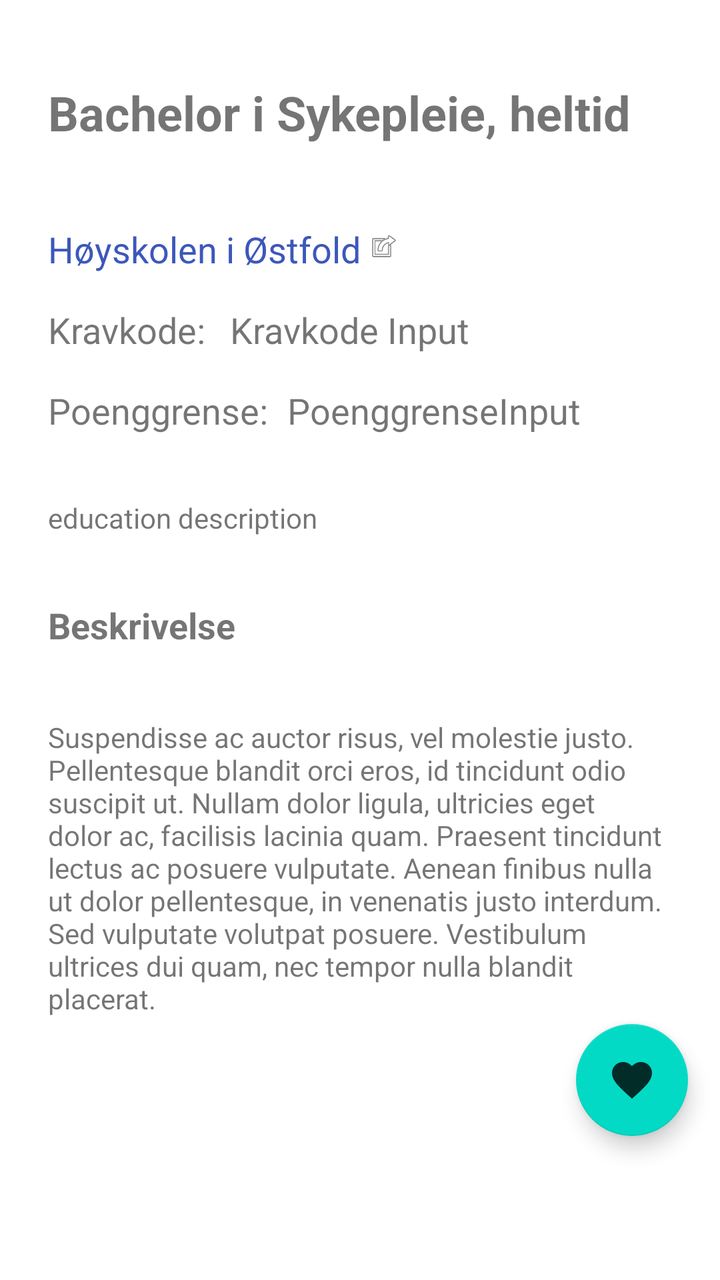
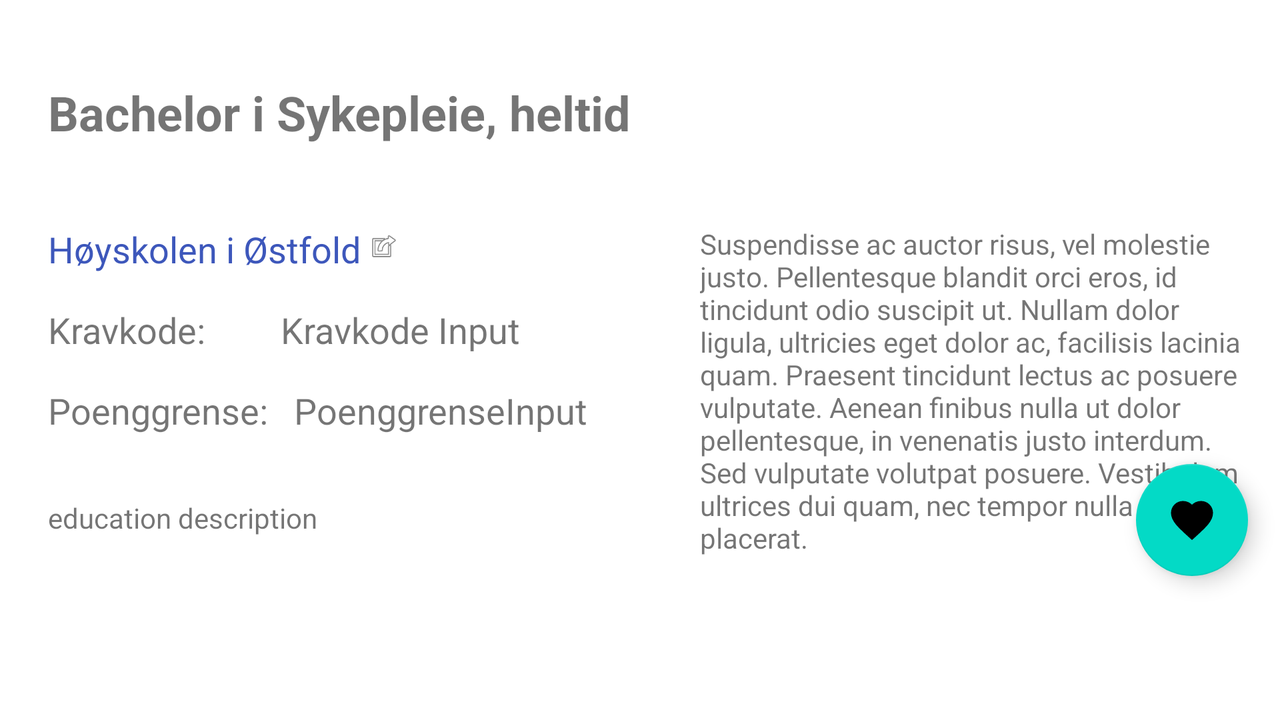

Compare how this app lays out the same screen by default and in its alternative resource folder. The renders come first, then the two layout files and the values they reference.
<!-- AndroidManifest.xml: application theme AppTheme -->
<!-- res/layout/fragment_education_detail.xml -->
<?xml version="1.0" encoding="utf-8"?>
<androidx.constraintlayout.widget.ConstraintLayout xmlns:android="http://schemas.android.com/apk/res/android"
    xmlns:app="http://schemas.android.com/apk/res-auto"
    xmlns:tools="http://schemas.android.com/tools"
    android:id="@+id/constraintLayout"
    android:layout_width="match_parent"
    android:layout_height="match_parent"
    tools:context=".EducationDetailFragment">

    <TextView
        android:id="@+id/detailEducationTitle"
        android:layout_width="0dp"
        android:layout_height="wrap_content"
        android:layout_marginStart="24dp"
        android:layout_marginTop="40dp"
        android:layout_marginEnd="16dp"
        android:text="@string/bacheleor_i_sykepleie_heltid"
        android:textSize="24sp"
        android:textStyle="bold"
        app:layout_constraintEnd_toEndOf="parent"
        app:layout_constraintStart_toStartOf="parent"
        app:layout_constraintTop_toTopOf="parent" />

    <TextView
        android:id="@+id/detailSchoolName"
        android:layout_width="wrap_content"
        android:layout_height="wrap_content"
        android:layout_marginStart="24dp"
        android:layout_marginTop="40dp"
        android:autoLink="web"
        android:clickable="true"
        android:focusable="true"
        android:linksClickable="true"
        android:longClickable="false"
        android:text="@string/h_yskolen_i_stfold"
        android:textColor="#3D57BB"
        android:textSize="18sp"
        app:layout_constraintStart_toStartOf="parent"
        app:layout_constraintTop_toBottomOf="@+id/detailEducationTitle" />

    <TextView
        android:id="@+id/detailEducationDescription"
        android:layout_width="fill_parent"
        android:layout_height="wrap_content"
        android:layout_marginStart="24dp"
        android:layout_marginTop="32dp"
        android:layout_marginEnd="24dp"
        android:text="@string/education_description"
        app:layout_constraintBottom_toBottomOf="parent"
        app:layout_constraintEnd_toEndOf="parent"
        app:layout_constraintHorizontal_bias="0.0"
        app:layout_constraintStart_toStartOf="parent"
        app:layout_constraintTop_toBottomOf="@+id/textView6"
        app:layout_constraintVertical_bias="0.0" />

    <TextView
        android:id="@+id/textView3"
        android:layout_width="wrap_content"
        android:layout_height="wrap_content"
        android:layout_marginStart="24dp"
        android:layout_marginTop="16dp"
        android:text="@string/kravkode"
        android:textSize="18sp"
        app:layout_constraintStart_toStartOf="parent"
        app:layout_constraintTop_toBottomOf="@+id/detailSchoolName" />

    <TextView
        android:id="@+id/textView6"
        android:layout_width="wrap_content"
        android:layout_height="wrap_content"
        android:layout_marginStart="24dp"
        android:layout_marginTop="16dp"
        android:text="@string/poenggrense"
        android:textSize="18sp"
        app:layout_constraintStart_toStartOf="parent"
        app:layout_constraintTop_toBottomOf="@+id/textView3" />

    <TextView
        android:id="@+id/detailPoenggrense"
        android:layout_width="wrap_content"
        android:layout_height="wrap_content"
        android:layout_marginTop="16dp"
        android:text="@string/poenggrenseinput"
        android:textSize="18sp"
        app:layout_constraintEnd_toEndOf="parent"
        app:layout_constraintHorizontal_bias="0.12"
        app:layout_constraintStart_toEndOf="@+id/textView6"
        app:layout_constraintTop_toBottomOf="@+id/detailKravkode" />

    <TextView
        android:id="@+id/detailKravkode"
        android:layout_width="wrap_content"
        android:layout_height="wrap_content"
        android:layout_marginTop="16dp"
        android:text="@string/kravkode_input"
        android:textSize="18sp"
        app:layout_constraintEnd_toEndOf="parent"
        app:layout_constraintHorizontal_bias="0.09"
        app:layout_constraintStart_toEndOf="@+id/textView3"
        app:layout_constraintTop_toBottomOf="@+id/detailSchoolName" />

    <com.google.android.material.floatingactionbutton.FloatingActionButton
        android:id="@+id/floatingButton_fav"
        android:layout_width="wrap_content"
        android:layout_height="wrap_content"
        android:layout_marginEnd="16dp"
        android:layout_marginBottom="72dp"
        android:src="@drawable/ic_favorite_filled"
        app:layout_constraintBottom_toBottomOf="parent"
        app:layout_constraintEnd_toEndOf="parent" />

    <ImageView
        android:id="@+id/sendToWebImgView"
        android:layout_width="17dp"
        android:layout_height="22dp"
        android:layout_marginStart="3dp"
        android:contentDescription="@string/send_webbrowser"
        android:src="@android:drawable/ic_menu_set_as"
        app:layout_constraintBottom_toTopOf="@+id/detailKravkode"
        app:layout_constraintEnd_toEndOf="parent"
        app:layout_constraintHorizontal_bias="0.0"
        app:layout_constraintStart_toEndOf="@+id/detailSchoolName"
        app:layout_constraintTop_toBottomOf="@+id/detailEducationTitle"
        app:layout_constraintVertical_bias="0.689" />

    <TextView
        android:id="@+id/titleDescription"
        android:layout_width="wrap_content"
        android:layout_height="wrap_content"
        android:layout_marginStart="24dp"
        android:layout_marginTop="32dp"
        android:layout_marginEnd="292dp"
        android:text="@string/beskrivelse"
        android:textSize="18sp"
        android:textStyle="bold"
        app:layout_constraintEnd_toEndOf="parent"
        app:layout_constraintHorizontal_bias="0.0"
        app:layout_constraintStart_toStartOf="parent"
        app:layout_constraintTop_toBottomOf="@+id/detailEducationDescription" />

    <TextView
        android:id="@+id/textView4"
        android:layout_width="0dp"
        android:layout_height="wrap_content"
        android:layout_marginStart="24dp"
        android:layout_marginTop="24dp"
        android:layout_marginEnd="24dp"
        android:text="@string/beskrivelsestekst"
        app:layout_constraintBottom_toBottomOf="parent"
        app:layout_constraintEnd_toEndOf="parent"
        app:layout_constraintHorizontal_bias="0.0"
        app:layout_constraintStart_toStartOf="parent"
        app:layout_constraintTop_toBottomOf="@+id/titleDescription"
        app:layout_constraintVertical_bias="0.072" />

</androidx.constraintlayout.widget.ConstraintLayout>
<!-- resources referenced by this layout -->
<resources>
  <!-- drawable ic_favorite_filled (drawable-anydpi) -->
  <vector xmlns:android="http://schemas.android.com/apk/res/android"
      android:width="24dp"
      android:height="24dp"
      android:viewportWidth="24"
      android:viewportHeight="24"
      android:tint="#005662"
      android:alpha="0.8">
      <path
          android:fillColor="#FF000000"
          android:pathData="M12,21.35l-1.45,-1.32C5.4,15.36 2,12.28 2,8.5 2,5.42 4.42,3 7.5,3c1.74,0 3.41,0.81 4.5,2.09C13.09,3.81 14.76,3 16.5,3 19.58,3 22,5.42 22,8.5c0,3.78 -3.4,6.86 -8.55,11.54L12,21.35z"/>
  </vector>
  <string name="bacheleor_i_sykepleie_heltid">Bachelor i Sykepleie, heltid</string>
  <string name="beskrivelse">Beskrivelse</string>
  <string name="beskrivelsestekst">Suspendisse ac auctor risus, vel molestie justo. Pellentesque blandit orci eros, id tincidunt odio suscipit ut. Nullam dolor ligula, ultricies eget dolor ac, facilisis lacinia quam. Praesent tincidunt lectus ac posuere vulputate. Aenean finibus nulla ut dolor pellentesque, in venenatis justo interdum. Sed vulputate volutpat posuere. Vestibulum ultrices dui quam, nec tempor nulla blandit placerat.</string>
  <string name="education_description">education description</string>
  <string name="h_yskolen_i_stfold">Høyskolen i Østfold</string>
  <string name="kravkode">Kravkode:</string>
  <string name="kravkode_input">Kravkode Input</string>
  <string name="poenggrense">Poenggrense:</string>
  <string name="poenggrenseinput">PoenggrenseInput</string>
  <string name="send_webbrowser">Send webBrowser</string>
  <style name="AppTheme" parent="Theme.MaterialComponents.Light.NoActionBar">
          
          <item name="colorPrimary">@color/colorPrimary</item>
          <item name="colorPrimaryDark">@color/colorPrimaryDark</item>
          <item name="colorAccent">@color/colorAccent</item>
      </style>
  <color name="colorPrimary">#5296A5</color>
  <color name="colorPrimaryDark">#5296A5</color>
  <color name="colorAccent">#81D4FA</color>
</resources>
<!-- res/layout-land/fragment_education_detail.xml (the author's variant of the layout above) -->
<!-- drawn on the phone turned sideways -->
<?xml version="1.0" encoding="utf-8"?>
<androidx.constraintlayout.widget.ConstraintLayout xmlns:android="http://schemas.android.com/apk/res/android"
    xmlns:app="http://schemas.android.com/apk/res-auto"
    xmlns:tools="http://schemas.android.com/tools"
    android:id="@+id/constraintLayout"
    android:layout_width="match_parent"
    android:layout_height="match_parent"
    android:scrollbars="horizontal|vertical"
    tools:context=".EducationDetailFragment">

    <TextView
        android:id="@+id/detailEducationTitle"
        android:layout_width="0dp"
        android:layout_height="wrap_content"
        android:layout_marginStart="24dp"
        android:layout_marginTop="40dp"
        android:layout_marginEnd="16dp"
        android:text="@string/bacheleor_i_sykepleie_heltid"
        android:textSize="24sp"
        android:textStyle="bold"
        app:layout_constraintEnd_toEndOf="parent"
        app:layout_constraintStart_toStartOf="parent"
        app:layout_constraintTop_toTopOf="parent" />

    <TextView
        android:id="@+id/detailSchoolName"
        android:layout_width="wrap_content"
        android:layout_height="wrap_content"
        android:layout_marginStart="24dp"
        android:layout_marginTop="40dp"
        android:autoLink="web"
        android:clickable="true"
        android:focusable="true"
        android:linksClickable="true"
        android:longClickable="false"
        android:text="@string/h_yskolen_i_stfold"
        android:textColor="#3D57BB"
        android:textSize="18sp"
        app:layout_constraintStart_toStartOf="parent"
        app:layout_constraintTop_toBottomOf="@+id/detailEducationTitle" />

    <TextView
        android:id="@+id/detailEducationDescription"
        android:layout_width="fill_parent"
        android:layout_height="wrap_content"
        android:layout_marginStart="24dp"
        android:layout_marginTop="32dp"
        android:layout_marginEnd="24dp"
        android:text="@string/education_description"
        app:layout_constraintBottom_toBottomOf="parent"
        app:layout_constraintEnd_toEndOf="parent"
        app:layout_constraintHorizontal_bias="0.0"
        app:layout_constraintStart_toStartOf="parent"
        app:layout_constraintTop_toBottomOf="@+id/textView6"
        app:layout_constraintVertical_bias="0.0" />

    <TextView
        android:id="@+id/textView3"
        android:layout_width="wrap_content"
        android:layout_height="wrap_content"
        android:layout_marginStart="24dp"
        android:layout_marginTop="16dp"
        android:text="@string/kravkode"
        android:textSize="18sp"
        app:layout_constraintStart_toStartOf="parent"
        app:layout_constraintTop_toBottomOf="@+id/detailSchoolName" />

    <TextView
        android:id="@+id/textView6"
        android:layout_width="wrap_content"
        android:layout_height="wrap_content"
        android:layout_marginStart="24dp"
        android:layout_marginTop="16dp"
        android:text="@string/poenggrense"
        android:textSize="18sp"
        app:layout_constraintStart_toStartOf="parent"
        app:layout_constraintTop_toBottomOf="@+id/textView3" />

    <TextView
        android:id="@+id/detailPoenggrense"
        android:layout_width="wrap_content"
        android:layout_height="wrap_content"
        android:layout_marginTop="16dp"
        android:text="@string/poenggrenseinput"
        android:textSize="18sp"
        app:layout_constraintEnd_toEndOf="parent"
        app:layout_constraintHorizontal_bias="0.035"
        app:layout_constraintStart_toEndOf="@+id/textView6"
        app:layout_constraintTop_toBottomOf="@+id/detailKravkode" />

    <TextView
        android:id="@+id/detailKravkode"
        android:layout_width="wrap_content"
        android:layout_height="wrap_content"
        android:layout_marginTop="16dp"
        android:text="@string/kravkode_input"
        android:textSize="18sp"
        app:layout_constraintEnd_toEndOf="parent"
        app:layout_constraintHorizontal_bias="0.09"
        app:layout_constraintStart_toEndOf="@+id/textView3"
        app:layout_constraintTop_toBottomOf="@+id/detailSchoolName" />

    <com.google.android.material.floatingactionbutton.FloatingActionButton
        android:id="@+id/floatingButton_fav"
        android:layout_width="wrap_content"
        android:layout_height="wrap_content"
        android:layout_marginEnd="16dp"
        android:layout_marginBottom="72dp"
        android:src="@drawable/ic_floating_button_stroke"
        app:layout_constraintBottom_toBottomOf="parent"
        app:layout_constraintEnd_toEndOf="parent" />

    <ImageView
        android:id="@+id/sendToWebImgView"
        android:layout_width="17dp"
        android:layout_height="22dp"
        android:layout_marginStart="3dp"
        android:contentDescription="@string/send_webbrowser"
        android:src="@android:drawable/ic_menu_set_as"
        app:layout_constraintBottom_toTopOf="@+id/detailKravkode"
        app:layout_constraintEnd_toEndOf="parent"
        app:layout_constraintHorizontal_bias="0.0"
        app:layout_constraintStart_toEndOf="@+id/detailSchoolName"
        app:layout_constraintTop_toBottomOf="@+id/detailEducationTitle"
        app:layout_constraintVertical_bias="0.689" />

    <TextView
        android:id="@+id/textView4"
        android:layout_width="0dp"
        android:layout_height="0dp"
        android:layout_marginStart="350dp"
        android:layout_marginTop="40dp"
        android:layout_marginEnd="16dp"
        android:layout_marginBottom="80dp"
        android:text="@string/beskrivelsestekst"
        app:layout_constraintBottom_toBottomOf="parent"
        app:layout_constraintEnd_toEndOf="parent"
        app:layout_constraintStart_toStartOf="parent"
        app:layout_constraintTop_toBottomOf="@+id/detailEducationTitle" />

</androidx.constraintlayout.widget.ConstraintLayout>
<!-- resources referenced by the variant -->
<!-- as the phone turned sideways resolves them -->
<resources>
  <!-- drawable ic_floating_button_stroke (drawable) -->
  <?xml version="1.0" encoding="utf-8"?>
  <vector xmlns:android="http://schemas.android.com/apk/res/android"
      android:width="24dp"
      android:height="24dp"
      android:viewportWidth="24.0"
      android:viewportHeight="24.0">
  
      <path
          android:fillColor="#FFFFFF"
          android:strokeColor="#ffea00"
          android:strokeWidth="1"
          android:pathData="M12,21.35l-1.45,-1.32C5.4,15.36 2,12.28 2,8.5 2,5.42 4.42,3 7.5,3c1.74,0 3.41,0.81 4.5,2.09C13.09,3.81 14.76,3 16.5,3 19.58,3 22,5.42 22,8.5c0,3.78 -3.4,6.86 -8.55,11.54L12,21.35z"/>
  
  </vector>
  <string name="bacheleor_i_sykepleie_heltid">Bachelor i Sykepleie, heltid</string>
  <string name="beskrivelsestekst">Suspendisse ac auctor risus, vel molestie justo. Pellentesque blandit orci eros, id tincidunt odio suscipit ut. Nullam dolor ligula, ultricies eget dolor ac, facilisis lacinia quam. Praesent tincidunt lectus ac posuere vulputate. Aenean finibus nulla ut dolor pellentesque, in venenatis justo interdum. Sed vulputate volutpat posuere. Vestibulum ultrices dui quam, nec tempor nulla blandit placerat.</string>
  <string name="education_description">education description</string>
  <string name="h_yskolen_i_stfold">Høyskolen i Østfold</string>
  <string name="kravkode">Kravkode:</string>
  <string name="kravkode_input">Kravkode Input</string>
  <string name="poenggrense">Poenggrense:</string>
  <string name="poenggrenseinput">PoenggrenseInput</string>
  <string name="send_webbrowser">Send webBrowser</string>
  <style name="AppTheme" parent="Theme.MaterialComponents.Light.NoActionBar">
          
          <item name="colorPrimary">@color/colorPrimary</item>
          <item name="colorPrimaryDark">@color/colorPrimaryDark</item>
          <item name="colorAccent">@color/colorAccent</item>
      </style>
  <color name="colorPrimary">#5296A5</color>
  <color name="colorPrimaryDark">#5296A5</color>
  <color name="colorAccent">#81D4FA</color>
</resources>
